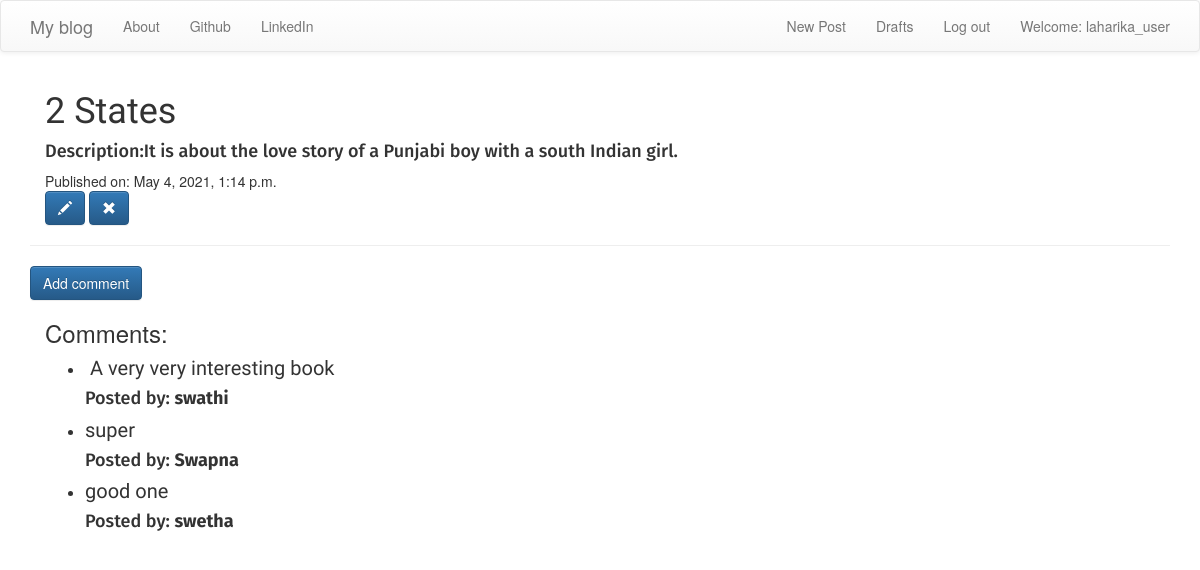
The page /detail/11/ (signed in) on the database its author committed.
### Blog/models.py (models this page shows, shortened)
class Post(models.Model):
    author=models.CharField(max_length=100)
    title=models.CharField(max_length=100)
    text=models.TextField()
    created_date=models.DateTimeField(default=timezone.now)
    published_date=models.DateTimeField(blank=True,null=True)

class Comment(models.Model):
    post=models.ForeignKey('Post',related_name="comments",on_delete=models.CASCADE)
    writer=models.CharField(max_length=100)
    text=models.TextField()
    created_date=models.DateTimeField(default=timezone.now)
    approved_comment=models.BooleanField(default=False)

### Blog/views.py (the view)
# urls.py: path('detail/<int:pk>/',PostDetailView.as_view(),name="detail"),
class PostDetailView(DetailView):
    model=Post

### Blog/templates/blog/post_detail.html (shortened to what this page needs)
{% extends 'blog/base.html' %}
{% block content %}
  <div class="container">
      <h1 class="titles" >{{ post.title }}</h1>
      <h4 class='postcontent' >Description:{{ post.text|safe|linebreaksbr }}</h4>
      {% if post.published_date %}
          <div class="date postdate">
              Published on: {{ post.published_date }}
          </div>
      {% else %}
          <a class="btn btn-default" href="{% url 'publish' pk=post.pk %}">Publish</a>
      {% endif %}
      {% if user.is_authenticated %}
          <a class="btn btn-primary" href="{% url 'update' pk=post.pk %}"><span class="glyphicon glyphicon-pencil"></span></a>
          <a class="btn btn-primary" href="{% url 'delete' pk=post.pk %}"><span class="glyphicon glyphicon-remove"></span></a>
      {% endif %}
  </div>
  <hr>
  <a class="btn btn-primary btn-comment" href="{% url 'comment' pk=post.pk %}">Add comment</a>
  <div class="container">
    <h3 class="titles">Comments:</h3>
  {% for comment in post.comments.all %}
      {% if user.is_authenticated or comment.approved_comment %}
          <ul>
          <li><h4>{{ comment.text|safe|linebreaks }}</h4></li>
          <h4>Posted by: <strong>{{ comment.writer }}</strong></h4>
          </ul>
      {% endif %}
  {% empty %}
      <p>No comments posted.</p>
  {% endfor %}
  </div>
{% endblock %}

### Blog/templates/blog/base.html (shortened to what this page needs)
<!DOCTYPE html>
{% load static %}
<html lang="en" dir="ltr">
  <head>
      <link rel="stylesheet" href="https://maxcdn.bootstrapcdn.com/bootstrap/3.3.7/css/bootstrap.min.css">
      <link rel="stylesheet" href="//cdn.jsdelivr.net/medium-editor/latest/css/medium-editor.min.css" type="text/css" media="screen" charset="utf-8">
      <link rel="stylesheet" href="https://maxcdn.bootstrapcdn.com/bootstrap/3.3.7/css/bootstrap-theme.min.css">
  </head>
  <body class="">
    <nav class="navbar navbar-default">
    <div class="container">
      <ul class="nav navbar-nav">
        <li><a class='navbar-brand bigbrand' href="{% url 'list' %}">My  blog</a></li>
        <li><a href="{% url 'about'%}">About</a></li>
        <li><a href="https://github.com/laharikaneelam">Github</a></li>
        <li><a href="https://www.linkedin.com/in/laharikaneelam/">LinkedIn</a></li>
      </ul>
      <ul class="nav navbar-nav navbar-right">
        {% if user.is_authenticated %}
        <li>
          <a href="{% url 'create_post' %}" >New Post</a>
        </li>
        <li>
          <a href="{% url 'draft' %}">Drafts</a>
        </li>
        <li>
          <a href="{% url 'logout' %}" >Log out</a>
        </li>
        <li>
          <a >Welcome: {{ user.username }}</a>
        </li>
          {% else %}
          <li><a class='nav navbar-right' href="{% url 'login' %}" ><span class="glyphicon glyphicon-user"></span></a></li>
        {% endif %}
      </ul>
  </div>
  </nav>
  <div class="container">
    {% block content %}
    {% endblock %}
  </div>
  </body>
</html>

### Blog/templates/blog/base.html (style rules this page uses)
h1 { font-family: 'Girassol', cursive; }
h4 { font-family: 'Fira Sans', sans-serif; }
p { font-family: 'Girassol', cursive; font-size: 20px; }

### rows shown on the page
Post: title "2 States", text "It is about the love story of a Punjabi boy with a south Indian girl.", published_date "May 4, 2021, 1:14 p.m."
Comment: text "A very very interesting book", writer "swathi"
Comment: text "super", writer "Swapna"
Comment: text "good one", writer "swetha"

### other values the page prints
{{ user.username }} "laharika_user"
